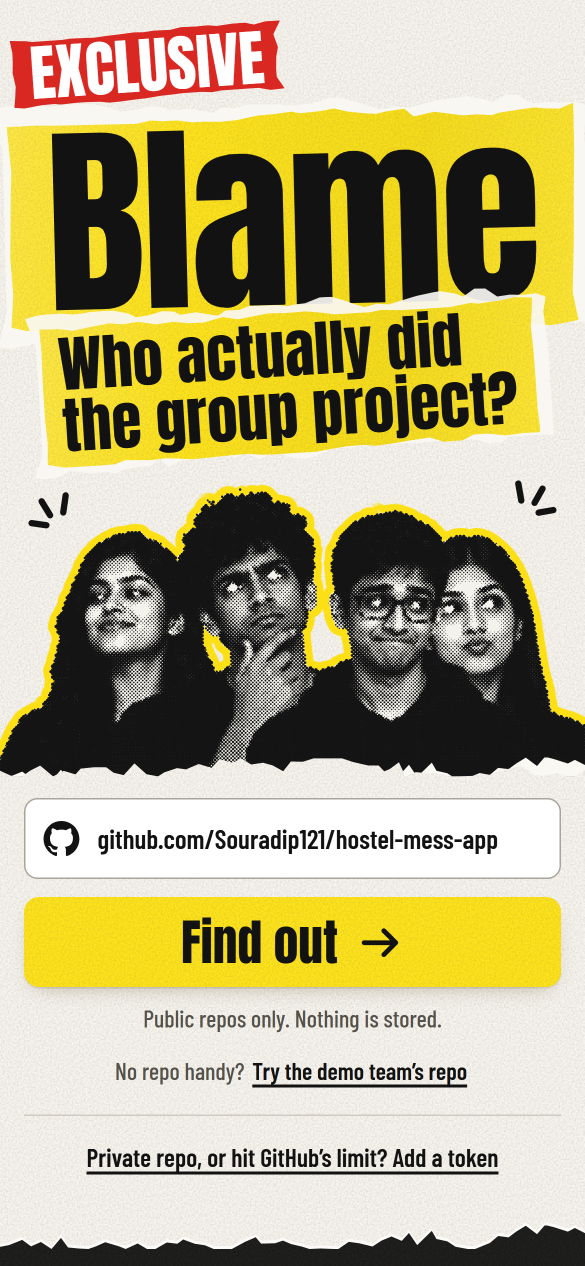
#> input picture screenshots/1-paste-your-repo.png, 1170 x 2532 px (shown at 1/2 size)
$ python make-og.py
#> lines starting #> are read from the running program, lines starting #| are printed output that depends on the picture
# Builds assets/og.jpg (1200 x 630 link preview) from the reel stills: the front page's top half
# next to the share card. Run tools/shoot.mjs first.
#   python tools/make-og.py
from PIL import Image, ImageFilter
import os

here = os.path.dirname(os.path.abspath(__file__))
root = os.path.dirname(here)
shots = os.path.join(root, 'screenshots')

W, H = 1200, 630
og = Image.new('RGB', (W, H), (214, 210, 201))

home = Image.open(os.path.join(shots, '1-paste-your-repo.png')).convert('RGB')
#> home is the input picture: PIL image 1170x2532 RGB; mean R, G, B 179.4, 170.9, 131.8
home = home.crop((0, 0, 1170, 1530))
#> home: PIL image 1170x1530 RGB
home = home.resize((round(1170 * 590 / 1530), 590), Image.LANCZOS)
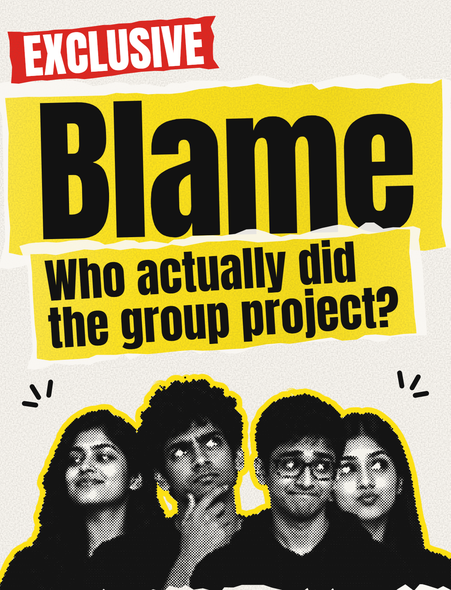
#> home: PIL image 451x590 RGB; mean R, G, B 153.8, 143.7, 100.3

card = Image.open(os.path.join(shots, '4-share-card.png')).convert('RGB')
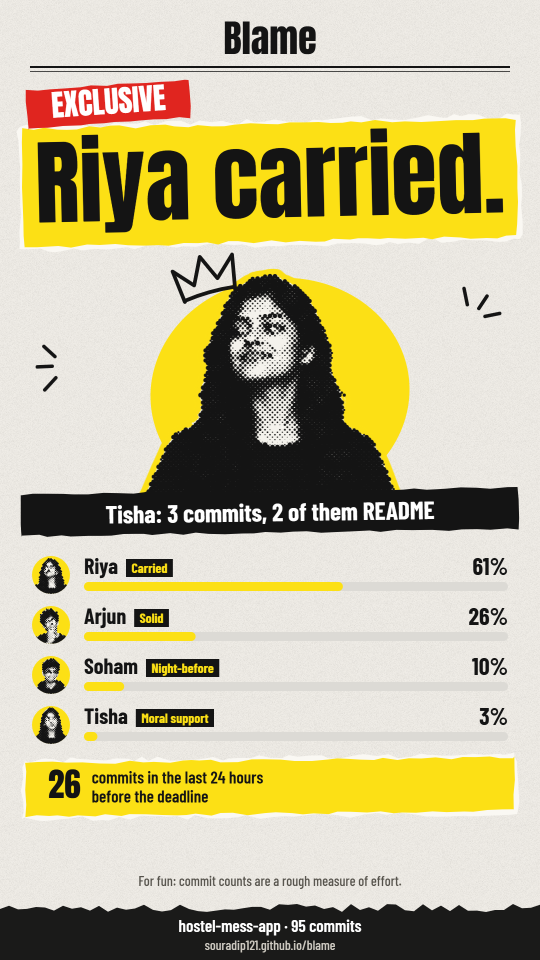
#> input picture screenshots/4-share-card.png, 1080 x 1920 px (shown at 1/2 size)
card = card.resize((round(1080 * 590 / 1920), 590), Image.LANCZOS)
#> card: PIL image 332x590 RGB


def paste_with_shadow(img, x, y, angle):
    img = img.convert('RGBA').rotate(angle, resample=Image.BICUBIC, expand=True)
    shadow = Image.new('RGBA', img.size, (0, 0, 0, 0))
    shadow.paste((0, 0, 0, 90), mask=img.split()[3])
    shadow = shadow.filter(ImageFilter.GaussianBlur(12))
    og.paste(shadow, (x + 6, y + 14), shadow)
    og.paste(img, (x, y), img)


gap = 60
total = home.width + card.width + gap
#> total = 843
x0 = (W - total) // 2
#> x0 = 178
paste_with_shadow(home, x0, 14, 1.2)
#> in paste_with_shadow, `img = img.convert('RGBA').rotate(angle, resample=Image.BICUBIC, expand..`:
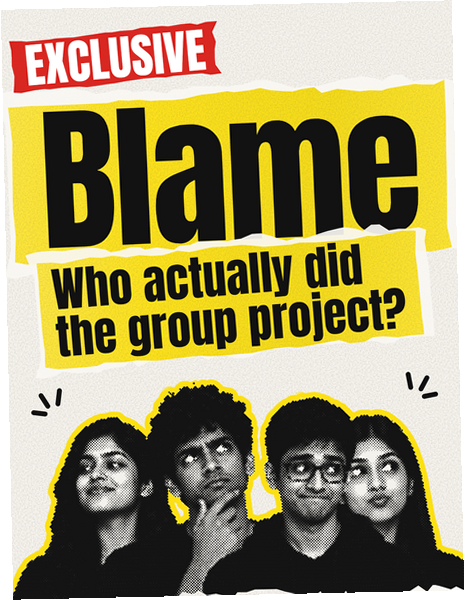
#> img: PIL image 465x600 RGBA; mean R, G, B, A 146.2, 136.6, 95.2, 243.2; transparent parts drawn white
#> in paste_with_shadow, `shadow = Image.new('RGBA', img.size, (0, 0, 0, 0))`: shadow: PIL image 465x600 RGBA; every value is 0
#> in paste_with_shadow, `shadow = shadow.filter(ImageFilter.GaussianBlur(12))`:
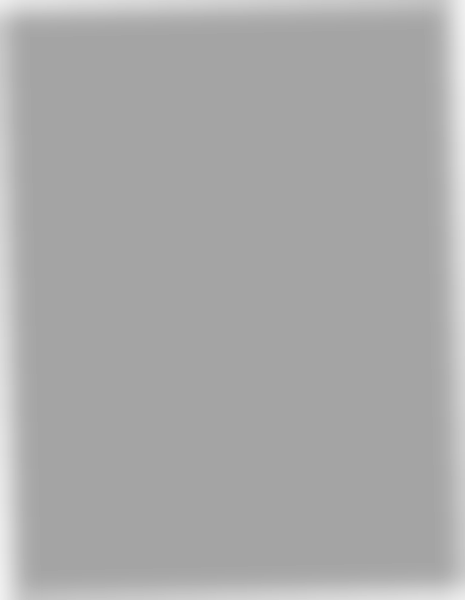
#> shadow: PIL image 465x600 RGBA; mean R, G, B, A 0, 0, 0, 84.8; transparent parts drawn white
paste_with_shadow(card, x0 + home.width + gap, 10, -2.0)
#> call 2 of paste_with_shadow, with x = 689, y = 10, angle = -2
#> in paste_with_shadow (call 2), `img = img.convert('RGBA').rotate(angle, resample=Image.BICUBIC, expand..`:
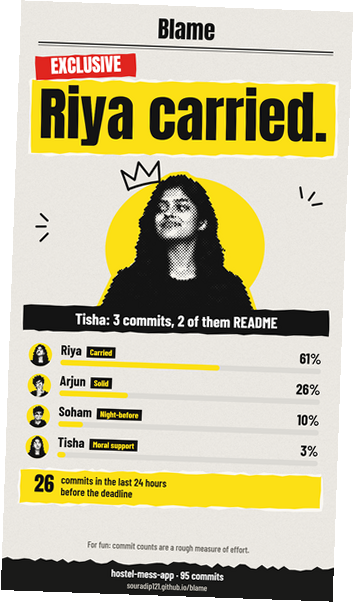
#> img: PIL image 354x602 RGBA; mean R, G, B, A 177.3, 170.3, 136.7, 234.4; transparent parts drawn white
#> in paste_with_shadow (call 2), `shadow = Image.new('RGBA', img.size, (0, 0, 0, 0))`: shadow: PIL image 354x602 RGBA; every value is 0
#> in paste_with_shadow (call 2), `shadow = shadow.filter(ImageFilter.GaussianBlur(12))`:
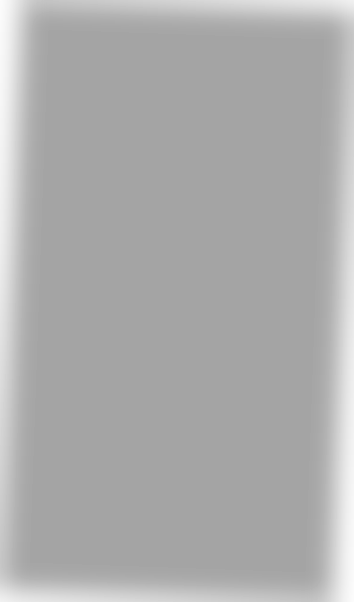
#> shadow: PIL image 354x602 RGBA; mean R, G, B, A 0, 0, 0, 81.8; transparent parts drawn white
#> in paste_with_shadow (call 2), `og.paste(img, (x, y), img)`:
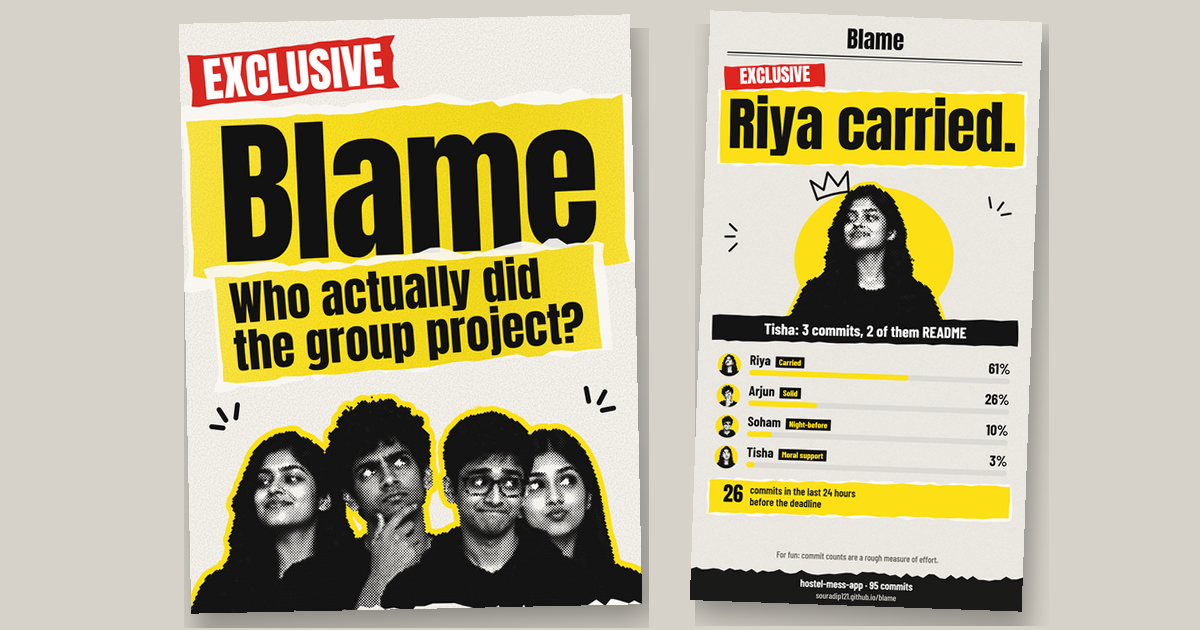
#> og: PIL image 1200x630 RGB; mean R, G, B 185.2, 178.2, 150
og.save(os.path.join(root, "assets", "og.jpg"), quality=86, optimize=True, progressive=True)
print("assets/og.jpg", og.size)
#| assets/og.jpg (1200, 630)
